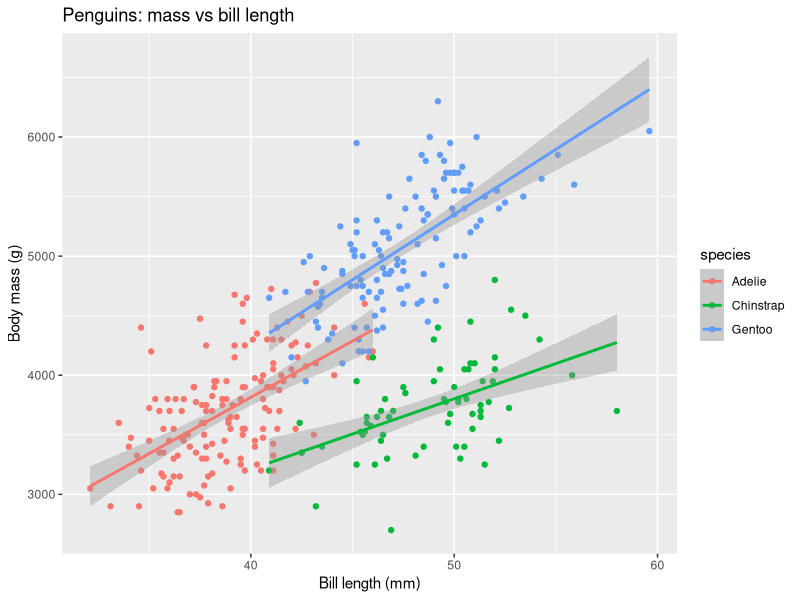
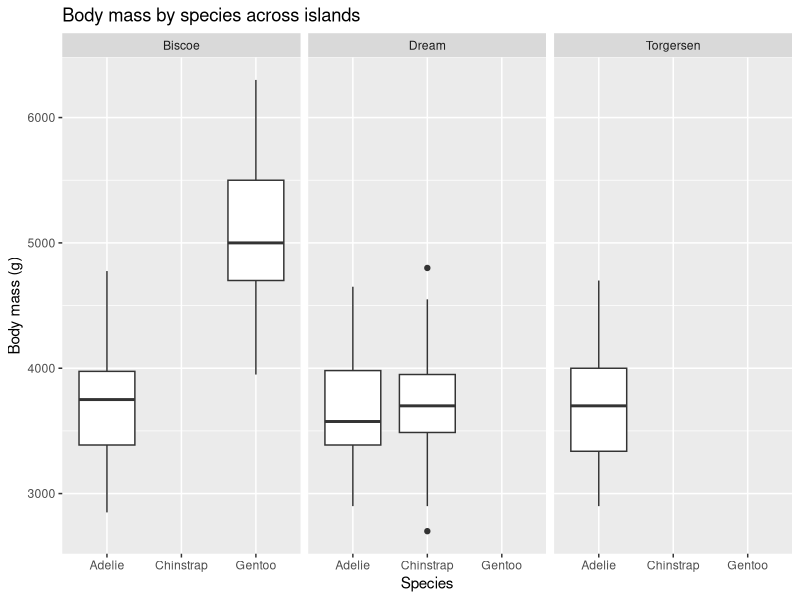
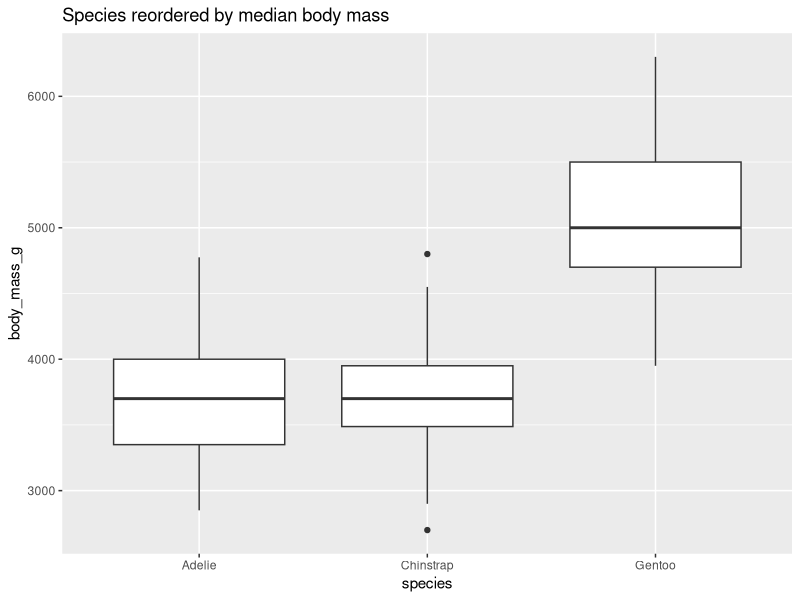

Reproduce these figures in R, in order.
## ---- chunk 1
library(tidyverse)
library(palmerpenguins)

penguins %>% glimpse()
## ---- chunk 2
penguins %>% select(species, island, bill_length_mm, body_mass_g)
penguins %>% select(starts_with("bill"))
penguins %>% select(where(is.numeric))
## ---- chunk 3
penguins %>%
  rename(mass_g = body_mass_g) %>%
  relocate(species, island, .before = 1)
## ---- chunk 4
penguins %>%
  filter(species == "Adelie", island %in% c("Torgersen", "Biscoe"))

penguins %>% filter(between(bill_length_mm, 35, 45))
## ---- chunk 5
penguins %>% arrange(desc(body_mass_g), bill_length_mm)
## ---- chunk 6
penguins %>%
  mutate(
    bill_ratio = bill_length_mm / bill_depth_mm,
    heavy = body_mass_g >= 4500
  ) %>%
  select(species, bill_ratio, heavy)
## ---- chunk 7
penguins %>%
  mutate(
    mass_class = case_when(
      body_mass_g >= 5000 ~ "large",
      body_mass_g >= 4000 ~ "medium",
      TRUE ~ "small"
    ),
    has_complete_bill = if_else(is.na(bill_length_mm) | is.na(bill_depth_mm), "no", "yes")
  ) %>%
  count(mass_class, has_complete_bill)
## ---- chunk 8
penguins %>% distinct(species)
penguins %>% distinct(species, island)
## ---- chunk 9
penguins %>% count(species, sort = TRUE)
penguins %>% count(species, island, sort = TRUE)
## ---- chunk 10
penguins %>%
  summarise(
    n = n(),
    mean_mass = mean(body_mass_g, na.rm = TRUE),
    sd_mass = sd(body_mass_g, na.rm = TRUE)
  )
## ---- chunk 11
penguins %>%
  group_by(species, sex) %>%
  summarise(
    n = n(),
    mean_mass = mean(body_mass_g, na.rm = TRUE),
    mean_bill = mean(bill_length_mm, na.rm = TRUE),
    .groups = "drop"
  )
## ---- chunk 12
penguins %>%
  group_by(species) %>%
  summarise(
    across(where(is.numeric), ~ mean(.x, na.rm = TRUE)),
    .groups = "drop"
  )
## ---- chunk 13
penguins %>%
  group_by(species) %>%
  mutate(
    mass_centered = body_mass_g - mean(body_mass_g, na.rm = TRUE),
    mass_z = (body_mass_g - mean(body_mass_g, na.rm = TRUE)) / sd(body_mass_g, na.rm = TRUE)
  ) %>%
  ungroup() %>%
  select(species, body_mass_g, mass_centered, mass_z)
## ---- chunk 14
penguins %>% add_count(species) %>% select(species, island, n)
## ---- chunk 15
penguins_complete <- penguins %>% drop_na(bill_length_mm, bill_depth_mm, body_mass_g)

penguins %>%
  mutate(body_mass_g = replace_na(body_mass_g, 0)) %>%
  summarise(min_mass = min(body_mass_g))
## ---- chunk 16
penguins %>%
  select(species, island, bill_length_mm, bill_depth_mm) %>%
  pivot_longer(cols = starts_with("bill"), names_to = "measure", values_to = "mm") %>%
  group_by(species, measure) %>%
  summarise(mean_mm = mean(mm, na.rm = TRUE), .groups = "drop") %>%
  pivot_wider(names_from = measure, values_from = mean_mm)
## ---- chunk 17
penguins %>%
  unite("species_island", species, island, sep = "_") %>%
  separate(species_island, into = c("species", "island"), sep = "_")
## ---- chunk 18
avg_mass <- penguins %>%
  group_by(species) %>%
  summarise(avg_mass = mean(body_mass_g, na.rm = TRUE), .groups = "drop")

penguins %>%
  left_join(avg_mass, by = "species") %>%
  mutate(mass_minus_avg = body_mass_g - avg_mass) %>%
  select(species, body_mass_g, avg_mass, mass_minus_avg) %>%
  slice_head(n = 6)
## ---- chunk 19
penguins %>% slice_head(n = 5)
penguins %>% slice_max(body_mass_g, n = 5, with_ties = FALSE) %>% select(species, body_mass_g)
## ---- chunk 20
penguins %>%
  ggplot(aes(x = bill_length_mm, y = body_mass_g, color = species)) +
  geom_point(na.rm = TRUE) +
  geom_smooth(method = "lm", se = TRUE, na.rm = TRUE) +
  labs(x = "Bill length (mm)", y = "Body mass (g)", title = "Penguins: mass vs bill length")
## ---- chunk 21
penguins %>%
  ggplot(aes(x = species, y = body_mass_g)) +
  geom_boxplot(na.rm = TRUE) +
  facet_wrap(~ island) +
  labs(x = "Species", y = "Body mass (g)", title = "Body mass by species across islands")
## ---- chunk 22
library(broom)

penguins %>%
  drop_na(bill_length_mm, body_mass_g) %>%
  group_by(species) %>%
  nest() %>%
  mutate(
    fit = map(data, ~ lm(body_mass_g ~ bill_length_mm, data = .x)),
    tidy = map(fit, tidy)
  ) %>%
  select(species, tidy) %>%
  unnest(tidy)
## ---- chunk 23
penguins %>%
  mutate(label = str_c(species, " on ", island)) %>%
  count(label, sort = TRUE)
## ---- chunk 24
penguins %>%
  drop_na(body_mass_g) %>%
  mutate(species = fct_reorder(species, body_mass_g, .fun = median, na.rm = TRUE)) %>%
  ggplot(aes(species, body_mass_g)) +
  geom_boxplot() +
  labs(title = "Species reordered by median body mass")
